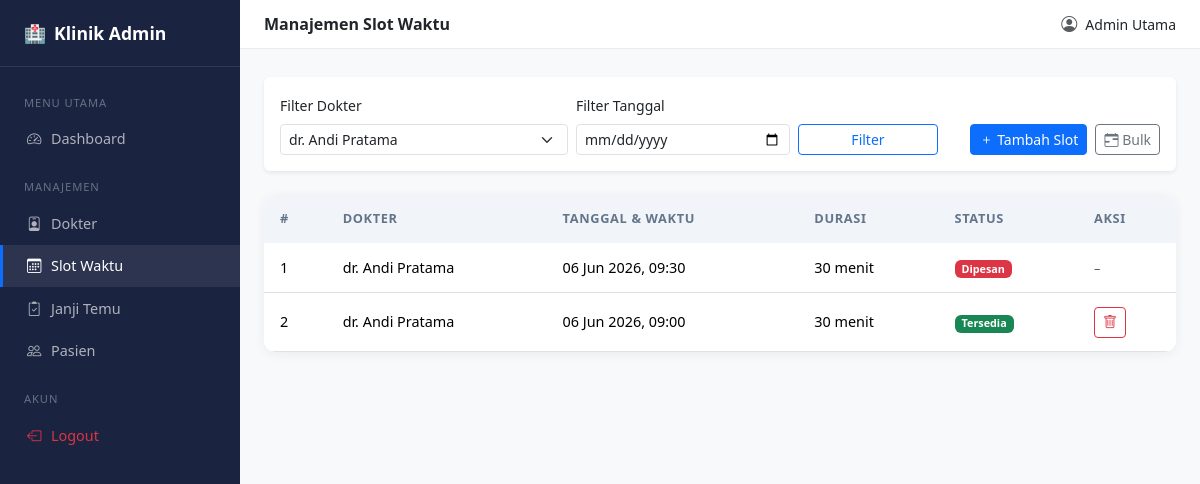
Page /admin/slots.php?doctor_id=1 (signed in) on the earlier database version.
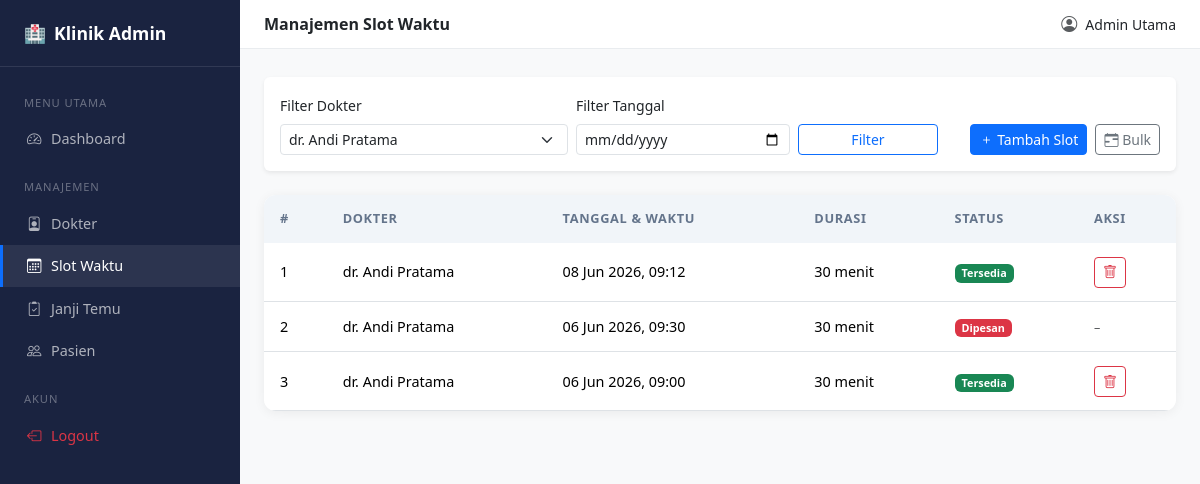
Same page on the later database version.
### tables this page shows
CREATE TABLE `time_slots` (
  `id` int(10) UNSIGNED NOT NULL,
  `doctor_id` int(10) UNSIGNED NOT NULL,
  `slot_datetime` datetime NOT NULL,
  `duration_minutes` smallint(5) UNSIGNED NOT NULL DEFAULT 30,
  `is_booked` tinyint(1) NOT NULL DEFAULT 0,
  `created_at` datetime NOT NULL DEFAULT current_timestamp()
);

CREATE TABLE `doctors` (
  `id` int(10) UNSIGNED NOT NULL,
  `full_name` varchar(100) NOT NULL,
  `specialization` varchar(100) DEFAULT NULL,
  `license_number` varchar(50) NOT NULL,
  `is_active` tinyint(1) NOT NULL DEFAULT 1,
  `deleted_at` datetime DEFAULT NULL
);

### admin/slots.php (the view, shortened to what this page needs)
<?php
require_once '../config/config.php';
require_once '../includes/layout_admin.php';
$doctors = $pdo->query("SELECT id, full_name FROM doctors WHERE is_active=1 ORDER BY full_name")->fetchAll();
$filterDoctor = (int)($_GET['doctor_id'] ?? 0);
$filterDate   = $_GET['date'] ?? '';
$page = isset($_GET['page']) ? max(1, (int)$_GET['page']) : 1;
$limit = 20;
$offset = ($page - 1) * $limit;
$sql = "SELECT ts.*, d.full_name AS doctor_name
        FROM time_slots ts
        JOIN doctors d ON d.id = ts.doctor_id
        WHERE 1=1";
$params = [];
if ($filterDoctor) { $sql .= " AND ts.doctor_id = ?"; $params[] = $filterDoctor; }
$sql .= " ORDER BY ts.slot_datetime DESC LIMIT $limit OFFSET $offset";
$stmt = $pdo->prepare($sql);
$stmt->execute($params);
$slots = $stmt->fetchAll();
?>
<div class="card mb-4 border-0 shadow-sm">
  <div class="card-body">
    <form method="get" class="row g-2 align-items-end">
      <div class="col-sm-4">
        <label class="form-label small">Filter Dokter</label>
        <select name="doctor_id" class="form-select form-select-sm">
          <?php foreach ($doctors as $d): ?>
          <option value="<?= $d['id'] ?>" <?= $filterDoctor == $d['id'] ? 'selected' : '' ?>>
            <?= htmlspecialchars($d['full_name']) ?>
          </option>
          <?php endforeach; ?>
        </select>
      </div>
      <div class="col-sm-3">
        <label class="form-label small">Filter Tanggal</label>
        <input type="date" name="date" class="form-control form-control-sm"
               value="<?= htmlspecialchars($filterDate) ?>">
      </div>
      <div class="col-sm-2">
        <button type="submit" class="btn btn-sm btn-outline-primary w-100">Filter</button>
      </div>
      <div class="col-sm-3 text-end">
        <button type="button" class="btn btn-sm btn-primary me-1"
                data-bs-toggle="modal" data-bs-target="#addModal">
          <i class="bi bi-plus"></i> Tambah Slot
        </button>
        <button type="button" class="btn btn-sm btn-outline-secondary"
                data-bs-toggle="modal" data-bs-target="#bulkModal">
          <i class="bi bi-calendar-range"></i> Bulk
        </button>
      </div>
    </form>
  </div>
</div>
<div class="card table-card">
  <div class="table-responsive">
    <table class="table table-hover">
      <thead>
        <tr>
          <th>#</th>
          <th>Dokter</th>
          <th>Tanggal & Waktu</th>
          <th>Durasi</th>
          <th>Status</th>
          <th>Aksi</th>
        </tr>
      </thead>
      <tbody>
      <?php
      $no = $offset + 1;
      foreach ($slots as $s):
      ?>
      <tr>
        <td><?= $no++ ?></td>
        <td><?= htmlspecialchars($s['doctor_name']) ?></td>
        <td><?= date('d M Y, H:i', strtotime($s['slot_datetime'])) ?></td>
        <td><?= $s['duration_minutes'] ?> menit</td>
        <td>
          <span class="badge <?= $s['is_booked'] ? 'bg-danger' : 'bg-success' ?>">
            <?= $s['is_booked'] ? 'Dipesan' : 'Tersedia' ?>
          </span>
        </td>
        <td>
          <?php if (!$s['is_booked']): ?>
          <form method="post" class="d-inline"
                onsubmit="return confirm('Hapus slot ini?')">
            <button class="btn btn-sm btn-outline-danger">
              <i class="bi bi-trash"></i>
            </button>
          </form>
          <?php else: ?>
          <span class="text-muted small">–</span>
          <?php endif; ?>
        </td>
      </tr>
      <?php endforeach; ?>
      </tbody>
    </table>
  </div>
</div>
<?php require_once '../includes/layout_admin_end.php'; ?>

Differences in the rows shown:
added time_slots: doctor.full_name "dr. Andi Pratama", slot_datetime "08 Jun 2026, 09:12", duration_minutes "30", is_booked "Tersedia"
